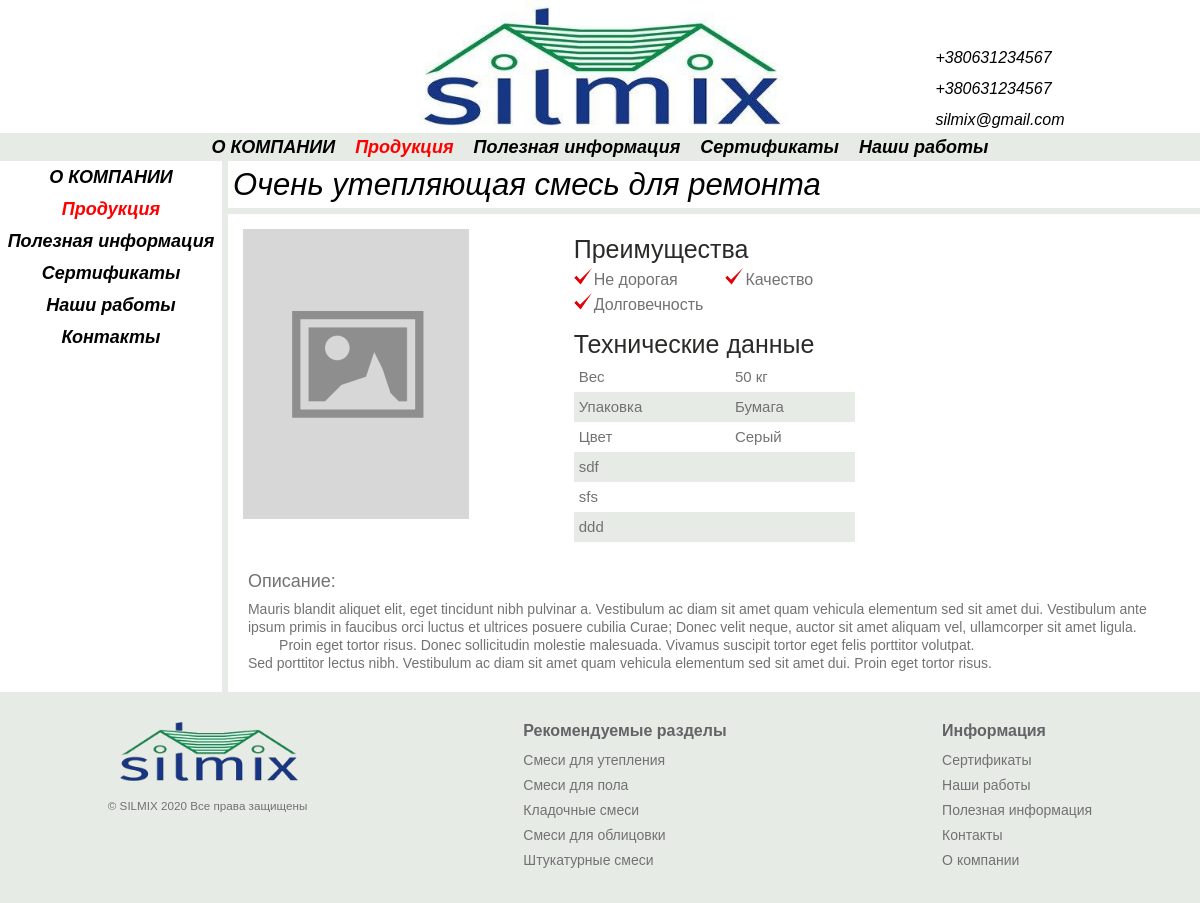
Page /smesi-dlya-utepleniya/ochen-utepliaiushchaia-smes-dlia-remonta on the committed database.
### catalog/models.py (models this page shows, shortened)
class Product(models.Model):
    name = models.CharField('Название', max_length=150)
    price = models.FloatField('Цена', blank=True, null=True)
    title = models.CharField(
        "СЕО  Заголовок", max_length=165, null=True, blank=True,
        default=''
    )
    seoDescription = models.TextField(
        'СЕО описание страницы с товаром(скрытое)', blank=True, null=True
    )
    seoKeywords = models.TextField(
        'СЕО ключевые фразы', blank=True, null=True
    )
    description = RichTextField('Описание на странице', null=True, blank=True)
    position = models.FloatField(
        'Позиция', blank=True, null=True, default=0
    )
    discount = models.BooleanField('Скидка', blank=True, default=False)
    sertificate = models.BooleanField('Сертификат', blank=True, default=False)
    category = models.ForeignKey(
        Category, verbose_name="Категория", on_delete=models.CASCADE
    )
    def seoInfo(self):
        if len(self.seoDescription) == 0 and self.title == None:
            return 'Отсутствует'
        elif len(self.seoDescription) != 0 and self.title != None:
            return 'Настроено'
        else:
            return 'Не полное'
        return 'Ошибка'
    seoInfo.short_description = 'SEO товара'
    productImage = VersatileImageField(
        verbose_name='Photo', ppoi_field='ppoi', blank=True,
    )
    ppoi = PPOIField()
    slug = models.CharField(max_length=200, null=True)
    class Meta:
        verbose_name_plural = 'Товары'
        verbose_name = 'Товар'
        ordering = ['-position']

class Benefits (models.Model):
    benefit = models.CharField('Преимущество', max_length=150)
    product = models.ForeignKey(
        'Product', verbose_name="Продукт", on_delete=models.CASCADE,
        null=True
    )
    def __str__(self):
        return str(self.benefit)
    class Meta:
        verbose_name_plural = 'Преимущества'
        verbose_name = ' '

class Specific (models.Model):
    specific = models.CharField('Спецификация', max_length=150)
    value = models.CharField('Значение', max_length=150, blank=True)
    product = models.ForeignKey(
        'Product', verbose_name="Продукт", on_delete=models.CASCADE,
        null=True
    )
    class Meta:
        verbose_name_plural = 'Технические данные'
        verbose_name = 'Технические данные'

### frontend/views.py (the view)
# urls.py: path('smesi-dlya-utepleniya/<str:slug>', views.productPage),
def productPage(request, slug):
    product = Product.objects.get(slug=slug)
    return render(request, 'frontend/productPage.html', {
        'product': product,
        'index': True,
    })

### frontend/templates/frontend/productPage.html (shortened to what this page needs)
{% extends 'frontend/base.html' %}
{% load static %}
{% block meta %}
<link rel="stylesheet" href="{% static 'frontend/css/productPage.css' %}">
{% endblock meta %}
{% block content %}
<div class="title">
    <h1>{{ product.name }}</h1>
</div>
<div class="product">
    <div class="product__image">
        <div class="product__image-container">
            <img src="
            {% if product.productImage %}
            /media/{{ product.productImage }}
            {% else %}
            {% static 'frontend/images/placeholder.png' %}
            {% endif %}" alt="product.name">
        </div>
    </div>
    <div class="product__info">
        <div class="benefits">
            <p class="info-header">{% if product.benefits_set.all|length > 0 %}Преимущества{% endif %} </p>
            <ul class="benefits__list">
                {% for benefit in product.benefits_set.all %}
                <li>{{ benefit }}</li>
                {% endfor %}
            </ul>
        </div>
        <div class="specific">
            <p class="info-header">{% if product.specific_set.all|length > 0 %}Технические данные{% endif %}</p>
            <table class="specific__table">
                <tbody>
                    {% for spec in product.specific_set.all %}
                    <tr>
                        <td>{{ spec.specific }}</td>
                        <td>{{ spec.value }}</td>
                    </tr>
                    {% endfor %}
                </tbody>
            </table>
        </div>
    </div>
</div>
<div class="description">
    <div class="description__row">
        <div class="description__label">
            <p>Описание:</p>
        </div>
        <div class="description__text">
            {{ product.description | safe }}
        </div>
    </div>
</div>
{% endblock content %}

### frontend/static/frontend/css/base.css (style rules this page uses)
* { padding: 0; margin: 0; border: 0; }
*, *:before, *:after { -moz-box-sizing: border-box; -webkit-box-sizing: border-box; box-sizing: border-box; }
html, body { height: 100%; width: 100%; font-size: 100%; line-height: 1; font-size: 14px; -ms-text-size-adjust: 100%; -moz-text-size-adjust: 100%; -webkit-text-size-adjust: 100%; }
ul li { list-style: none; }
img { vertical-align: top; }
h1, h2, h3, h4, h5, h6 { font-size: inherit; font-weight: 400; }
html { overflow-y: scroll; scroll-behavior: smooth; }
body { background: #e6ebe5; font-family: Arial, Helvetica, sans-serif; }
.title { display: block; font-size: 18px; font-style: italic; padding: 8px 0 8px 5px; border-bottom: 6px solid #e6ebe5; }
.title h1 { font-size: 31px; font-weight: 100; }

### frontend/static/frontend/css/productPage.css (style rules this page uses)
.product { display: flex; }
.product__image-container { max-width: 380px; }
.product__image { text-align: center; position: relative; display: flex; padding: 15px 15px 0 15px; flex: 0 1 33%; }
.product__image img { width: 100%; object-fit: contain; }
.product__info { overflow: hidden; position: relative; height: 350px; margin-top: 8px; padding-left: 25px; max-width: 400px; }
.benefits { display: flex; flex-flow: column; width: 115%; }
.benefits__list { padding-left: 20px; width: 100%; }
.benefits__list li { color: #727272; display: inline-block; float: left; font-size: 16px; line-height: 25px; margin-right: 10%; position: relative; width: 40%; }
.benefits__list li::after { background: url(../images/birdie.png); background-repeat: no-repeat; content: ""; height: 18px; left: -20px; position: absolute; top: 0; width: 19px; }
.info-header { color: #2b2a29; font-size: 25px; margin: 15px 0 5px 0; }
.specific table { color: #727272; font-size: 15px; margin-bottom: 40px; text-align: left; width: 100%; max-width: 100%; background-color: transparent; border-collapse: collapse; border-spacing: 0; }
.specific table tr:nth-child(2n) { background: #e6ebe5; }
.specific table td { padding: 5px; line-height: 20px; }
.description { padding: 0 20px; margin: 0 0 20px 0; }
.description__label { margin-bottom: 10px; }
.description__label p { color: #727272; font-size: 18px; }
.description__text { color: #727272; line-height: 18px; }

### rows in the picture
Product: name "Очень утепляющая смесь для ремонта", description "Mauris blandit aliquet elit, eget tincidunt nibh pulvinar a. Vestibulum ac diam sit amet quam vehicula elementum sed sit amet dui. Vestibulum ante ipsum primis in faucibus orci luctus et ultrices posuere cubilia Curae; Donec velit neque, auctor sit amet aliquam vel, ullamcorper sit amet ligula. Proin eget tortor risus. Donec sollicitudin molestie malesuada. Vivamus suscipit tortor eget felis porttitor volutpat. Sed porttitor lectus nibh. Vestibulum ac diam sit amet quam vehicula elementum sed sit amet dui. Proin eget tortor risus."
Benefits: benefit "Не дорогая"
Benefits: benefit "Качество"
Benefits: benefit "Долговечность"
Specific: specific "Вес", value "50 кг"
Specific: specific "Упаковка", value "Бумага"
Specific: specific "Цвет", value "Серый"
Specific: specific "sdf"
Specific: specific "sfs"
Specific: specific "ddd"
